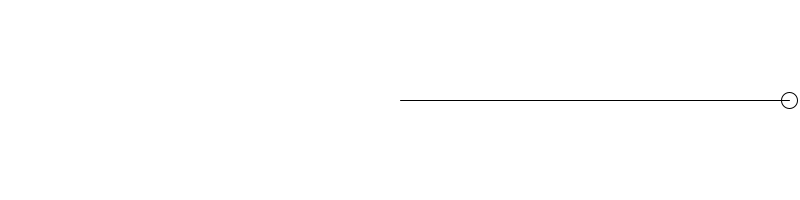
Frame 1 (no input)
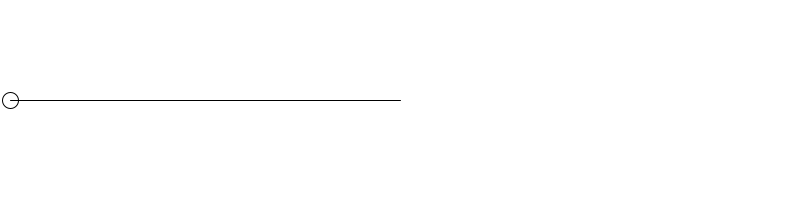
Frame 60 (the mouse pressed at the canvas centre just before this capture)
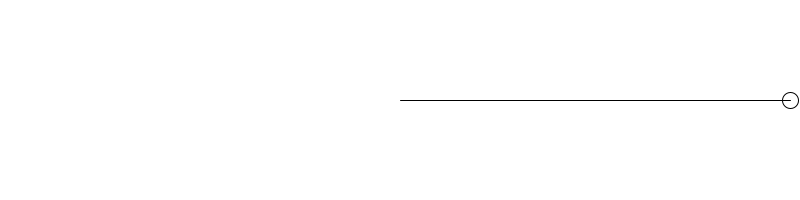
Frame 120 (the mouse held since frame 60 and released just before this capture)

The Processing sketch that drew these frames (run headless with seeded random() and noise(); from frame 60 on, the mouse is pressed at the canvas centre):

// Processing sketch: sketch_022_harmonic_motion
// ── sketch_022_harmonic_motion.pde
void setup(){
  size(800, 200);
}

void draw(){
  background(255);
  float period = 120;
  float amplitude = width/2 - 10;
  float x = cos(TWO_PI * frameCount / period)*amplitude + width/2;
  ellipse(x, height/2, 16, 16);
  line(width/2, height/2, x, height/2);
}
